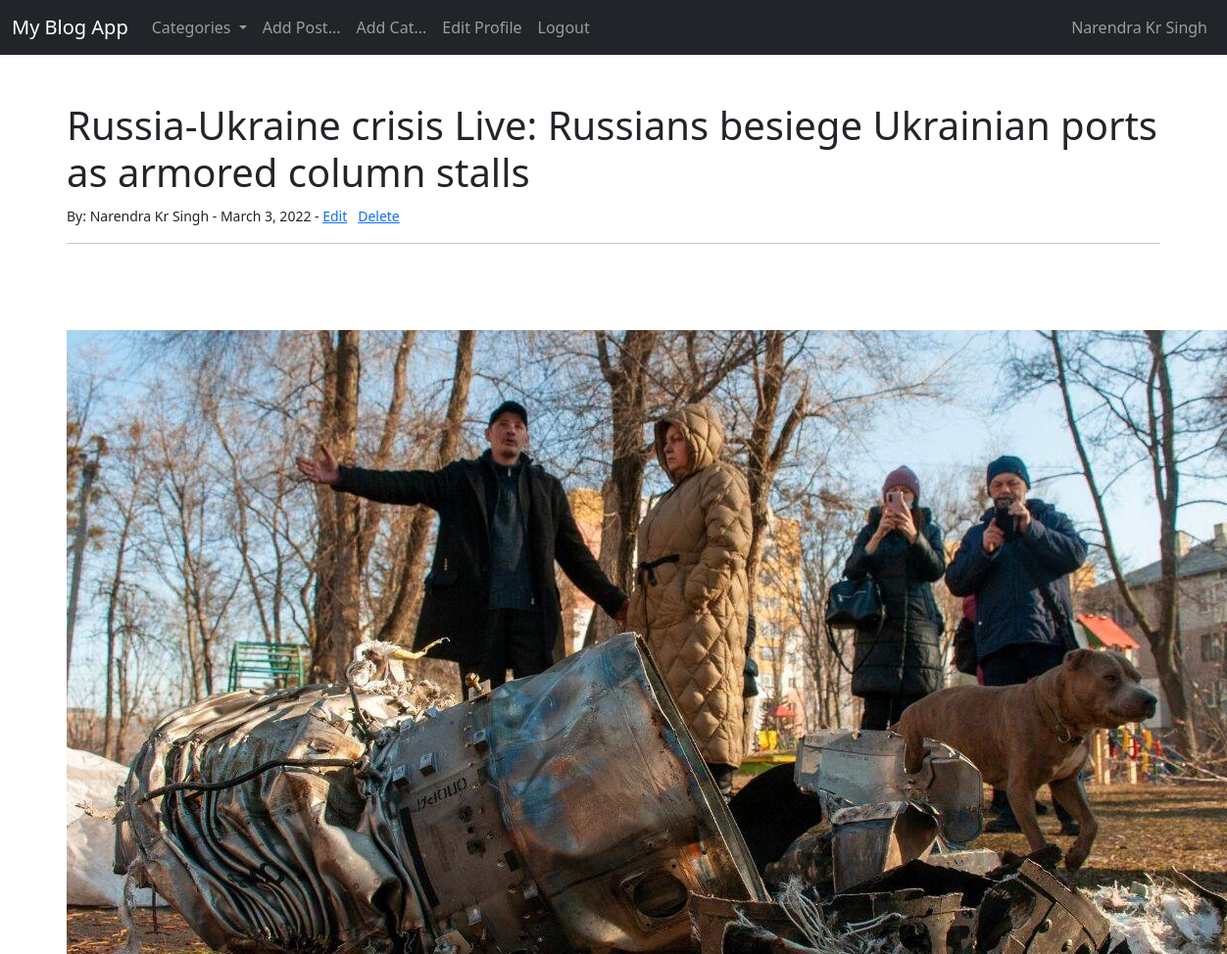
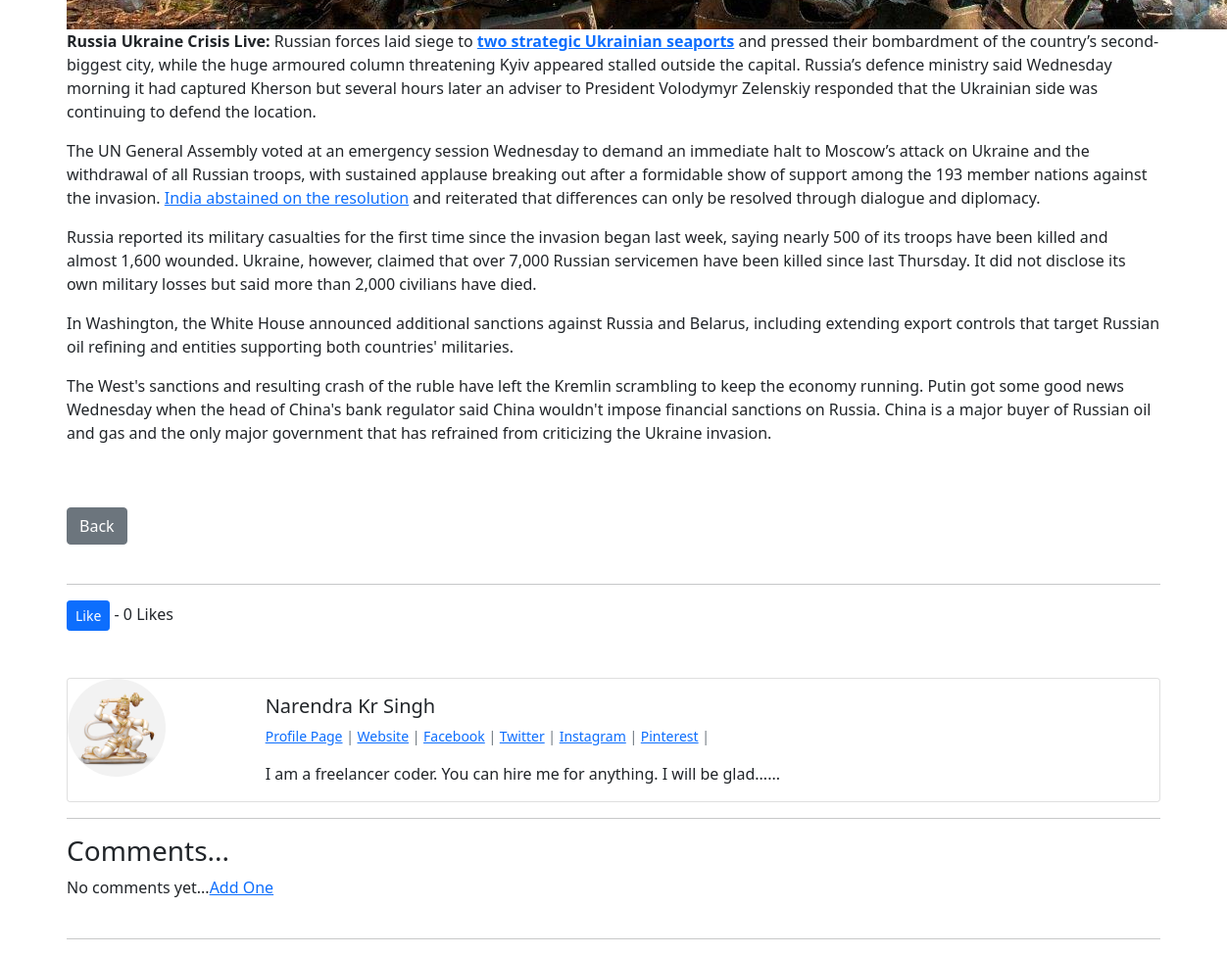
/article/19 (signed in), run on the app's committed database (2 pictures, top to bottom).
### blog_app/models.py (models this page shows, shortened)
class Post(models.Model):
    title = models.CharField(max_length=255)
    header_image = models.ImageField(null=True,blank=True,upload_to="images/")
    title_tag = models.CharField(max_length=255)
    author = models.ForeignKey(User, on_delete=models.CASCADE)
    body = RichTextField(blank=True, null=True)
    post_date = models.DateField(auto_now_add=True)
    category = models.CharField(max_length=255, default='uncategorized')
    snippet = models.CharField(max_length=255)
    likes = models.ManyToManyField(User, related_name='blog_posts')
    def total_likes(self):
        return self.likes.count()

class Profile(models.Model):
    user = models.OneToOneField(User, null=True, on_delete=models.CASCADE)
    bio = models.TextField()
    profile_pic = models.ImageField(null=True,blank=True,upload_to="images/profile")
    website_url = models.CharField(max_length=255, null=True,blank=True)
    facebook_url = models.CharField(max_length=255, null=True,blank=True)
    twitter_url = models.CharField(max_length=255, null=True,blank=True)
    instagram_url = models.CharField(max_length=255, null=True,blank=True)
    pintrest_url = models.CharField(max_length=255, null=True,blank=True)

### blog_app/views.py (the view)
# urls.py: path('article/<int:pk>', ArticelDetailView.as_view(), name='article_detail'),
class ArticelDetailView(DeleteView):
    model = Post
    template_name = 'article_detail.html'
    def get_context_data(self, *args, **kwargs):
        cat_menu = Category.objects.all()
        context = super(ArticelDetailView, self).get_context_data(*args, **kwargs)
        stuff = get_object_or_404(Post, id=self.kwargs['pk'])
        total_likes = stuff.total_likes()
        liked = False
        if stuff.likes.filter(id=self.request.user.id):
            liked = True
        context["cat_menu"] = cat_menu
        context["total_likes"] = total_likes
        context["liked"] = liked
        return context

### blog_app/models.py (called while the page is built)
    def __str__(self):
        return self.name

### blog_app/templates/article_detail.html (shortened to what this page needs)
{% extends 'base.html' %}
{% load static %}
{% block content %}
<h1>{{ post.title }}</h1>
<small>By: {{ post.author.first_name }}
    {{ post.author.last_name }} -
     {{ post.post_date }}
     {% if user.is_authenticated %}
         {% if user.id == post.author.id %}
     -
     <a href="{% url 'update_post' post.pk %}">Edit</a>&nbsp;&nbsp;
<a href="{% url 'delete_post' post.pk %}">Delete</a>
        {% endif %}
    {% endif %}
</small><br>
<hr>
<br>
<br><br>
{% if post.header_image %}
<img src="{{ post.header_image.url }}"<br><br>
{% endif %}
{{ post.body | safe }}
<br><br>
<a href="{% url 'home' %}" class="btn btn-secondary">Back</a>
<br><br>
<hr>
<form action="{% url 'like_post' post.pk %}" method="POST">
    {% if user.is_authenticated %}
    {% if liked %}
        <button type="submit" name="post_id", value="{{ post.id }}",
        class="btn btn-danger btn-sm">
            Unlike
        </button>
    {% else %}
        <button type="submit" name="post_id", value="{{ post.id }}",
        class="btn btn-primary btn-sm">
            Like
        </button>
    {% endif %}
    {% else %}
            <a class="nav-link" href="{% url 'login' %}">Login to like the post</a>
    {% endif %}
         - {{ total_likes }} Likes
</form>
<br><br>
<div class="card mb-3"">
    <div class="row g-0">
      <div class="col-md-2">
        {% if post.author.profile.profile_pic %}
        <img class="rounded-circle" src="{{ post.author.profile.profile_pic.url }}" alt="img" width="100" height="100">
        {% else %}
        <img class="rounded-circle" src="{% static 'theblog/images/profile1.png' %}" alt="img" width="100" height="100">
        {% endif %}
      </div>
      <div class="col-md-10">
        <div class="card-body">
          <h5 class="card-title">
            {{ post.author.first_name }}
            {{ post.author.last_name }}
        </h5>
        <p class="small text-muted">
          <a href="{% url 'show_profile_page' post.author.profile.id %}">Profile Page</a>
          {% if post.author.profile.website_url %}
           | <a href="{{ post.author.profile.website_url }}">Website</a> |
          {% endif %}
          {% if post.author.profile.facebook_url %}
           <a href="{{ post.author.profile.facebook_url }}">Facebook</a> |
           {% endif %}
           {% if post.author.profile.twitter_url %}
           <a href="{{ post.author.profile.twitter_url }}">Twitter</a> |
           {% endif %}
           {% if post.author.profile.instagram_url %}
           <a href="{{ post.author.profile.instagram_url }}">Instagram</a> |
           {% endif %}
           {% if post.author.profile.pintrest_url %}
           <a href="{{ post.author.profile.pintrest_url }}">Pinterest</a> |
           {% endif %}
        </p>
          <p class="card-text">{{ post.author.profile.bio }}</p>
        </div>
      </div>
    </div>
  </div>
  <hr>
<h3>Comments...</h3>
{% if not post.comments.all %}
  No comments yet...<a href="{% url 'add_comment' post.pk %}">Add One</a>
{% endif %}
<br><br><hr>
{% endblock %}

### blog_app/templates/base.html (shortened to what this page needs)
<!doctype html>
<html lang="en">
  <head>
    <link href="https://cdn.jsdelivr.net/npm/bootstrap@5.1.3/dist/css/bootstrap.min.css" rel="stylesheet">
  </head>
  <body>
    <nav class="navbar navbar-expand-lg navbar-dark bg-dark mb-5">
        <div class="container-fluid">
          <a class="navbar-brand" href="{% url 'home' %}">My Blog App</a>
          <div class="collapse navbar-collapse" id="navbarSupportedContent">
            <ul class="navbar-nav me-auto mb-2 mb-lg-0">
              {% if cat_menu %}
              <li class="nav-item dropdown">
                <a class="nav-link dropdown-toggle" href="#" id="navbarDropdown" role="button" data-bs-toggle="dropdown" aria-expanded="false">
                  Categories
                </a>
              </li>
              {% endif %}
              {% if user.is_authenticated %}
              <li class="nav-item">
                <a class="nav-link" href="{% url 'add_post' %}">Add Post...</a>
              </li>
              <li class="nav-item">
                <a class="nav-link" href="{% url 'add_category' %}">Add Cat...</a>
              </li>
              <li class="nav-item">
                <a class="nav-link" href="{% url 'edit_profile' %}">Edit Profile</a>
              </li>
              <li class="nav-item">
                <a class="nav-link" href="{% url 'logout' %}">Logout</a>
              </li>
              {% endif %}
            </ul>
            <ul class="navbar-nav ml-auto mb-2 mb-lg-0">
              <li class="nav-item">
                <a class="nav-link" href="{% url 'login' %}">
                  {{ user.first_name }}
                  {{ user.last_name }}
                </a>
              </li>
            </ul>
          </div>
        </div>
      </nav>
<div class="container">
    {% block content %}{% endblock %}
</div>
  </body>
</html>

### data on the page
Post: title "Russia-Ukraine crisis Live: Russians besiege Ukrainian ports as armored column stalls", author.first_name "Narendra", author.last_name "Kr Singh", post_date "March 3, 2022", header_image (picture), body "Russia Ukraine Crisis Live: Russian forces laid siege to two strategic Ukrainian seaports and pressed their bombardment of the country’s second-biggest city, while the huge armoured column threatening Kyiv appeared stalled outside the capital. Russia’s defence ministry said Wednesday morning it had captured Kherson but several hours later an adviser to President Volodymyr Zelenskiy responded that the Ukrainian side was continuing to defend the location. The UN General Assembly voted at an emergency session Wednesday to demand an immediate halt to Moscow’s attack on Ukraine and the withdrawal of all Russian troops, with sustained applause breaking out after a formidable show of support among…", author.profile.profile_pic (picture), author.profile.bio "I am a freelancer coder. You can hire me for anything. I will be glad......"

### other printed values
{{ user.first_name }} "Narendra"
{{ user.last_name }} "Kr Singh"
{{ total_likes }} "0"
